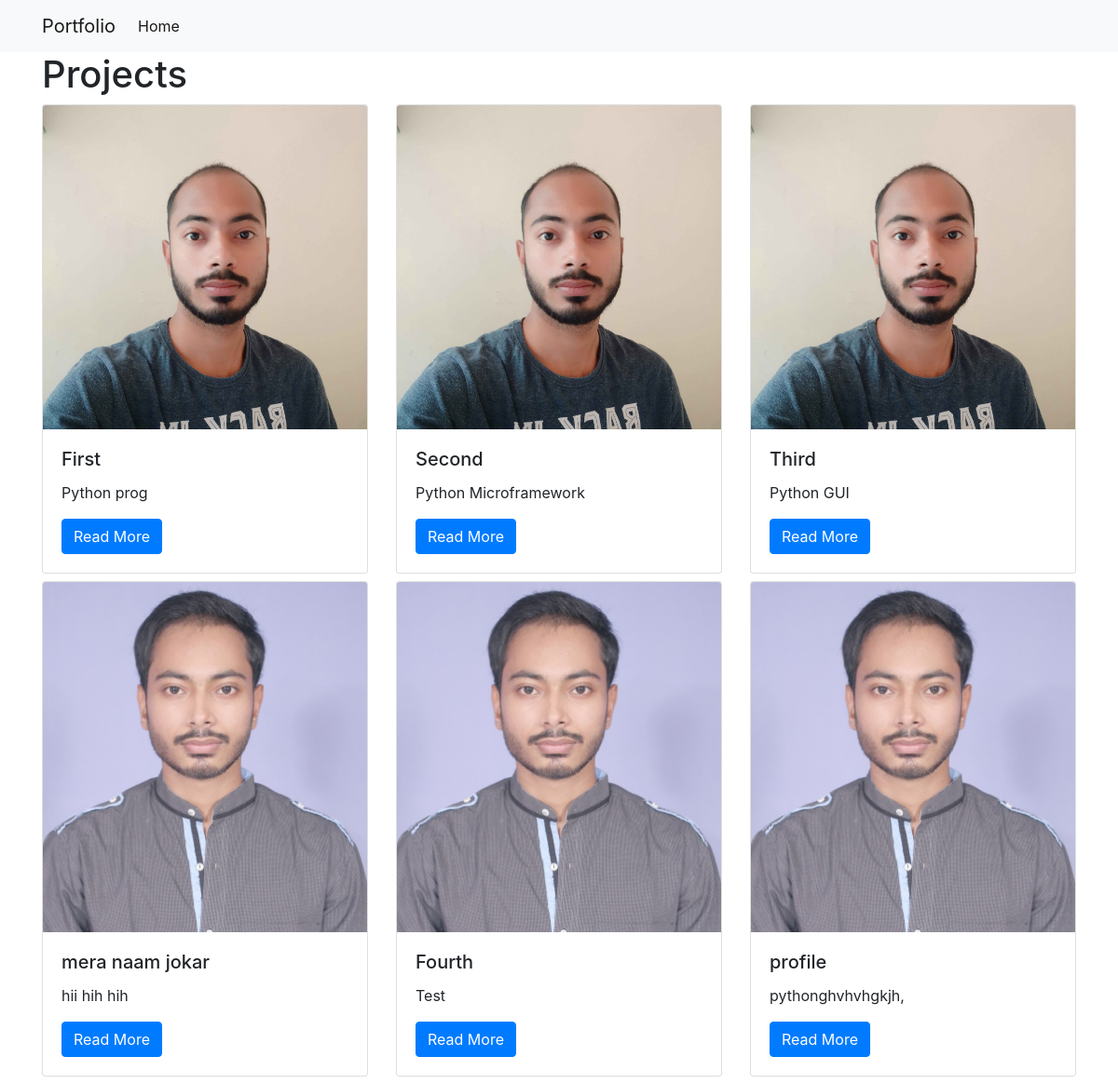
The page / on the database its author committed.
### portfolio/models.py (models this page shows, shortened)
class Project(models.Model):
    title=models.CharField(max_length=100)
    description=models.TextField()
    technology=models.CharField(max_length=30)
    title=models.CharField(max_length=100)
    image=models.FilePathField(path="portfolio/static/img")

### portfolio/views.py (the view)
# urls.py: path("",views.project_index,name="project_index"),
def project_index(request):
    projects=Project.objects.all()
    context= {
        'projects':projects
    }
    return render(request,'project_index.html',context)

### templates/project_index.html
{% extends 'base.html' %}
{% load static %}
{% block page_content %}
<h1>Projects</h1>
<div class="row">
{% for project in projects %}
    <div class="col-md-4">
        <div class="card mb-2">
            <img class="card-img-top" src=" {% static project.image %}" >
            <div class="card-body">
                <h5 class="card-title">{{ project.title }}</h5>
                <p class="card-text">{{ project.description}}</p>
                <a href="{% url 'project_detail' project.pk %}" class="btn btn-primary">
                 Read More
             </a>
            </div>
        </div>
    </div>
    {% endfor %}
    </div>
{% endblock %}

### templates/base.html (shortened to what this page needs)
<link rel="stylesheet" href="https://stackpath.bootstrapcdn.com/bootstrap/4.1.3/css/bootstrap.min.css">
<nav class="navbar navbar-expand-lg navbar-light bg-light">
    <div class="container">
        <a class="navbar-brand" href="{% url 'project_index' %}">Portfolio</a>
        <div class="collapse navbar-collapse" id="navbarSupportedContent">
          <ul class="navbar-nav mr-auto">
            <li class="nav-item active">
              <a class="nav-link" href="{% url 'project_index' %}">Home</a>
            </li>
          </ul>
        </div>
    </div>
</nav>
<div class="container">
    {% block page_content %}{% endblock %}
</div>

### rows shown on the page
Project: image (picture), title "First", description "Python prog"
Project: image (picture), title "Second", description "Python Microframework"
Project: image (picture), title "Third", description "Python GUI"
Project: title "mera naam jokar", description "hii hih hih"
Project: image (picture), title "Fourth", description "Test"
Project: title "profile", description "pythonghvhvhgkjh,"
